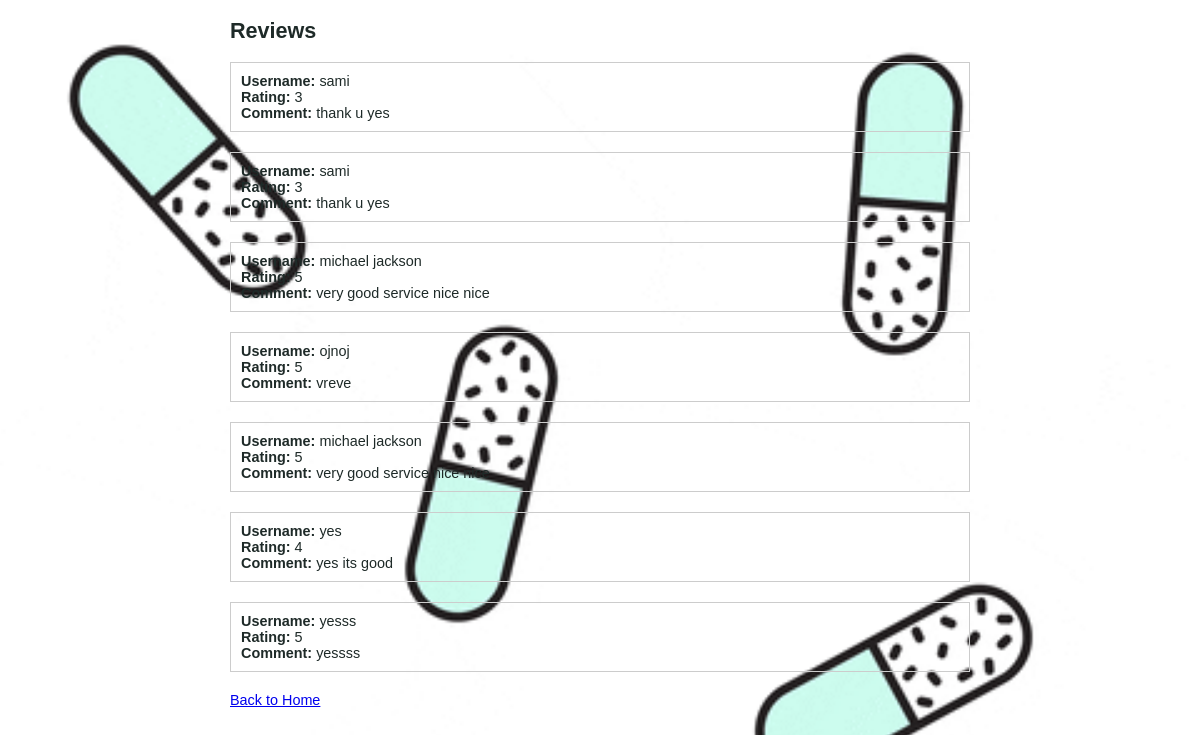
The app's page /Login/checkreviews.php with its own data.
### tables this page shows
CREATE TABLE `reviews` (
  `id` int(11) NOT NULL,
  `username` varchar(255) NOT NULL,
  `comment` text NOT NULL,
  `rating` int(11) NOT NULL
);

### Login/checkreviews.php (the view, shortened to what this page needs)
<?php
$servername = "localhost";
$username = "root";
$password = "";
$dbname = "Pharma_Hub";
$conn = new mysqli($servername, $username, $password, $dbname);
$sql = "SELECT username, comment, rating FROM reviews";
$result = $conn->query($sql);
?>
<!DOCTYPE html>
<html>
<head>
    <link href="assets/css/phppot-style.css" type="text/css" rel="stylesheet" />
</head>
<body>
    <div class="phppot-container">
        <div class="page-header">
            <h2>Reviews</h2>
        </div>
        <div class="page-content">
            <?php
            if ($result->num_rows > 0) {
                while ($row = $result->fetch_assoc()) {
                    $username = $row["username"];
                    $comment = $row["comment"];
                    $rating = $row["rating"];
                    echo "<div class='review-box'>";
                    echo "<strong>Username:</strong> $username<br>";
                    echo "<strong>Rating:</strong> $rating<br>";
                    echo "<strong>Comment:</strong> $comment<br>";
                    echo "</div>";
                }
            } else {
                echo "No reviews available.";
            }
            ?>
        </div>
        <div class="page-footer">
            <a href="home.php">Back to Home</a>
        </div>
    </div>
</body>
</html>

### Login/assets/css/phppot-style.css (style rules this page uses)
.phppot-container { -webkit-font-smoothing: antialiased; font-family: Arial, "Helvetica Neue", Helvetica, sans-serif; font-size: .9em; color: #1e2a28; width: 740px; margin: 0 auto; padding: 0px 20px 20px 20px; }

### Login/checkreviews.php (style rules this page uses)
.review-box { border: 1px solid #ccc; padding: 10px; margin-bottom: 20px; }
body { background-image: url("images/checkreviews.gif"); background-color: #cccccc; background-repeat: no-repeat; background-size: cover; }

### records on screen
reviews: username "sami", rating "3", comment "thank u yes"
reviews: username "sami", rating "3", comment "thank u yes"
reviews: username "michael jackson", rating "5", comment "very good service nice nice"
reviews: username "ojnoj", rating "5", comment "vreve"
reviews: username "michael jackson", rating "5", comment "very good service nice nice"
reviews: username "yes", rating "4", comment "yes its good"
reviews: username "yesss", rating "5", comment "yessss"
